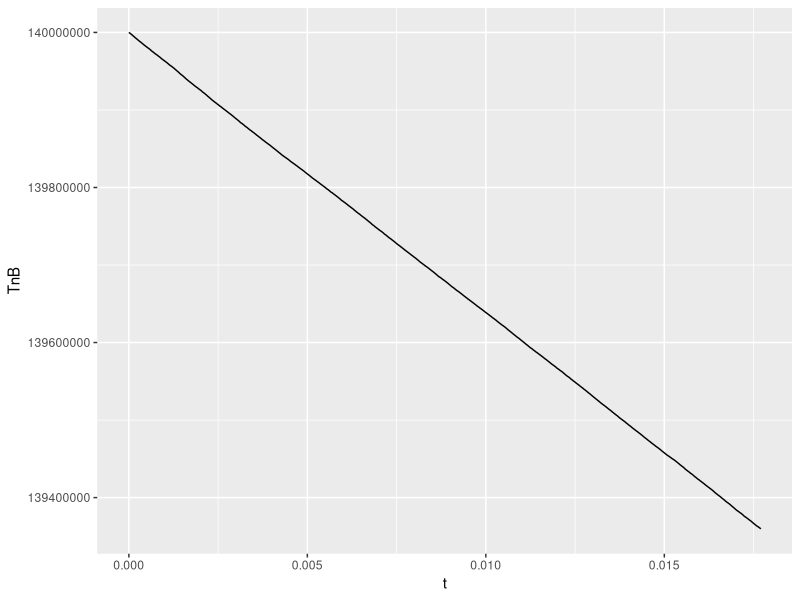
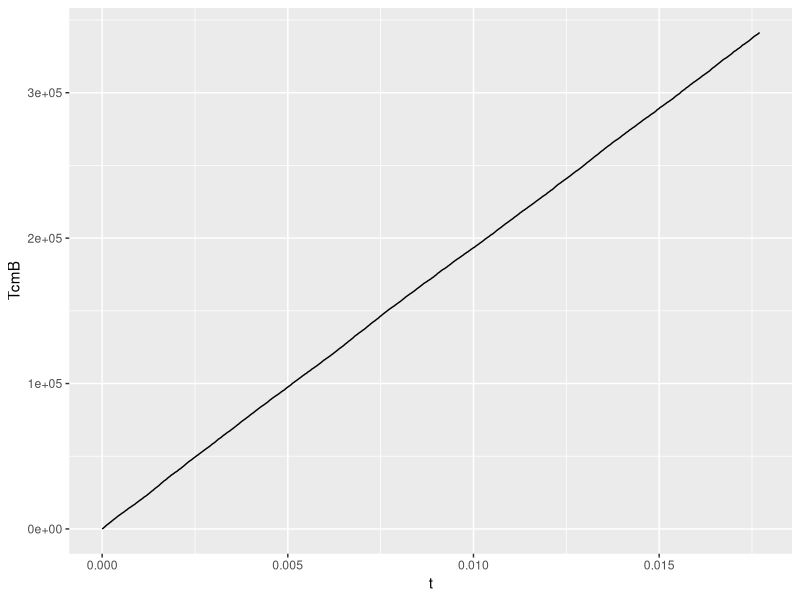
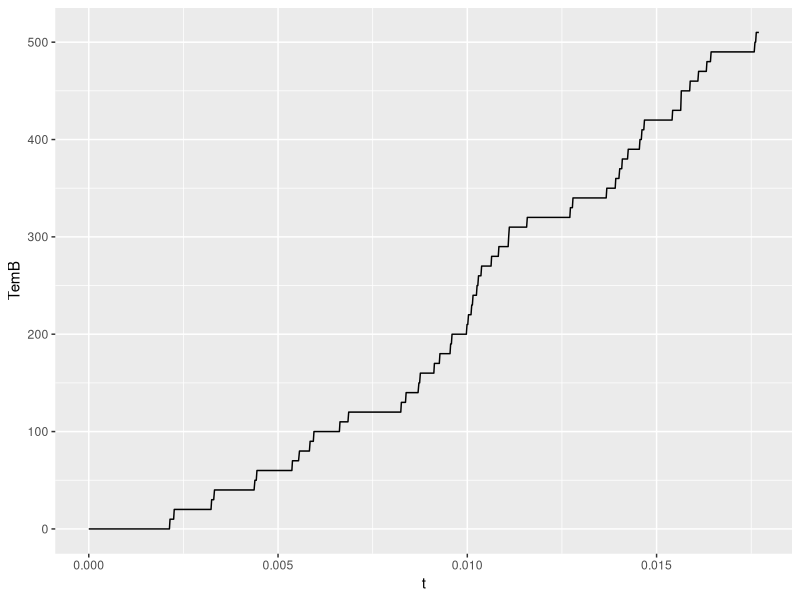
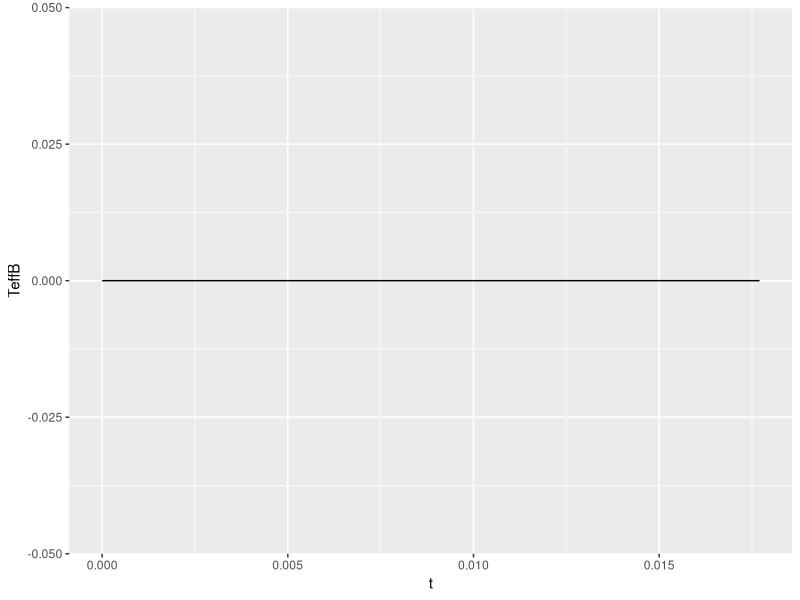
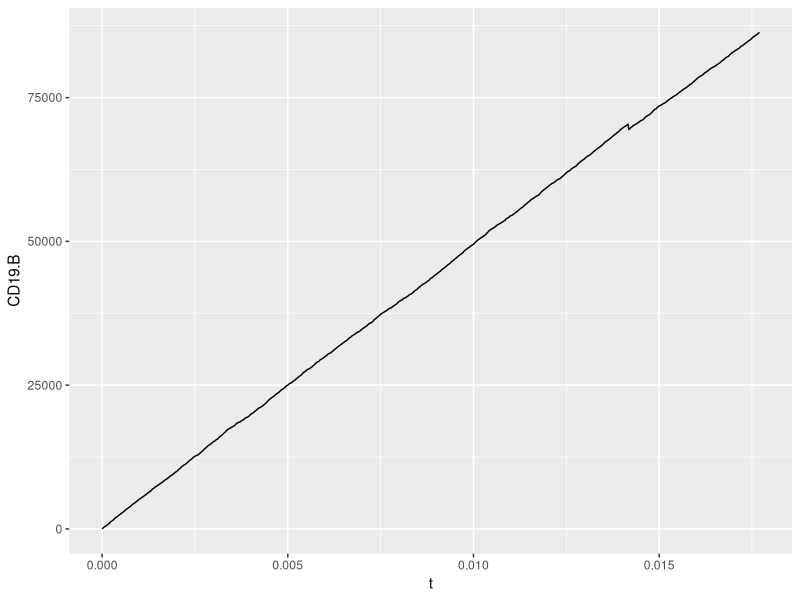
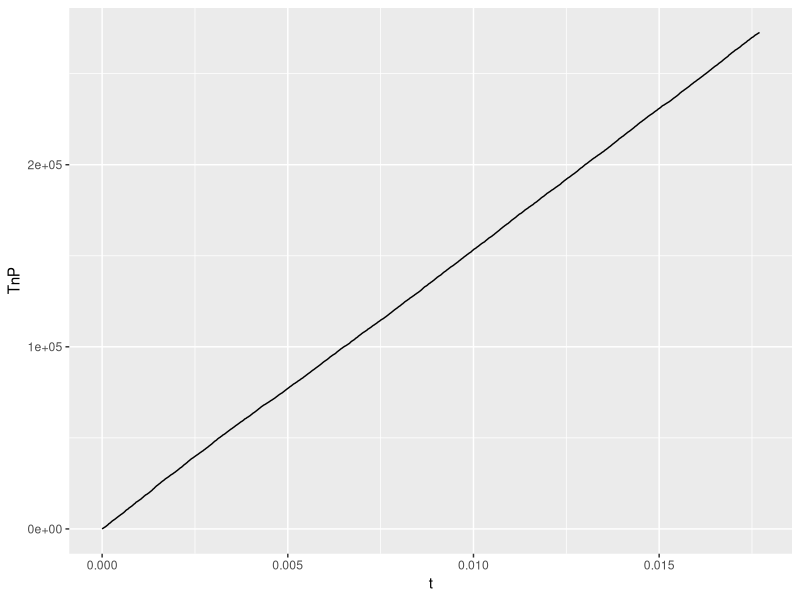
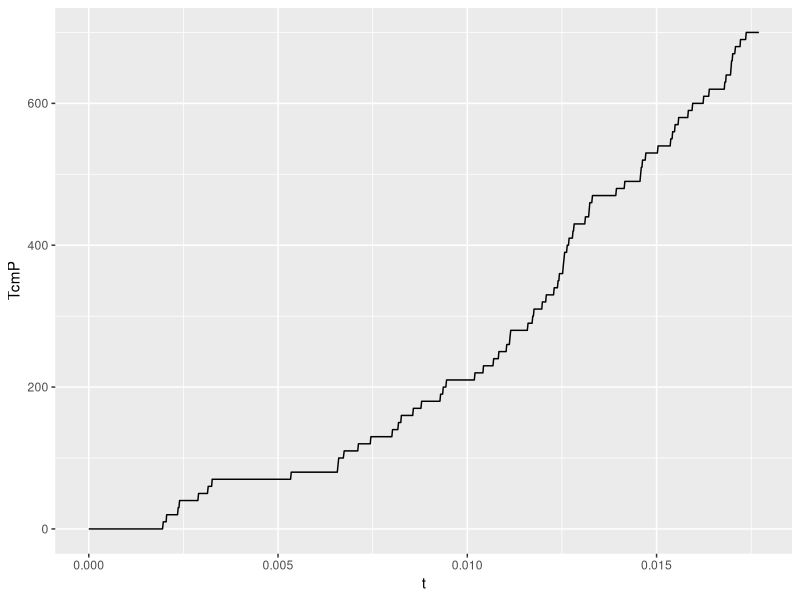
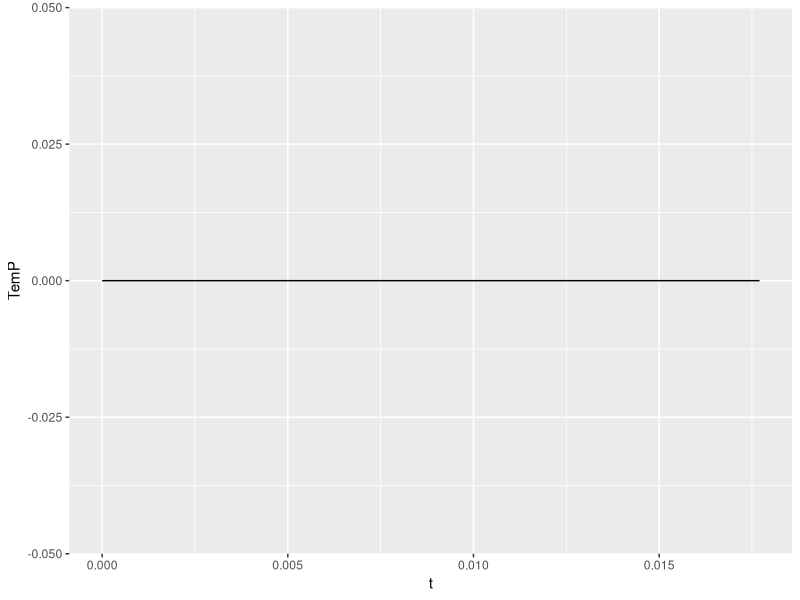

These figures' R source, in order: (Note: this script raises an error after producing the figures.)
library(tidyverse)
library(Hmisc)

species <- c("TnB","TcmB","TemB","TeffB","CD19+B","TnP","TcmP","TemP","TeffP","CD19+P")

#defining the scales altering the rates and number of cells involved in each reaction

scales <- c(1,#A
            1,#B
            1,#C
            1,#D
            1,#E
            1,#F
            1,#G
            1,#H
            1,#I
            1,#J
            100,#K
            100,#L
            100,#M
            100,#N
            100,#O
            100,#P
            100,#Q
            100,#R
            1,#S
            1,#T
            1,#U
            1,#V
            1,#Q
            1,#R
            1,#S
            1,#T
            1,#U
            1,#V
            1,#W
            1,#X
            1,#Y
            1,#Z
            100,#A2
            1,#B2
            1,#C2
            1,#D2
            1,#E2
            1,#F2
            1,#G2
            100,#H2
            100,#I2
            100,#J2
            100,#K2
            100,#L2
            100,#M2
            100,#N2
            100 #O2
)

scales <- 10*scales

#Defining the stoicheometric matrix

#The reactions representing the natural elimination rate of CAR-T cells in the blood 
react_elim <- c(-scales[1],rep(0,9), #A
                0,-scales[2],rep(0,8),#B
                0,0,-scales[3],rep(0,7),#C
                rep(0,3),-scales[4],rep(0,6)) %>% #D
  matrix(nrow=10) %>% t()

colnames(react_elim) <- species

#The reactions representing the differentiation of CAR-T cells in the blood
react_diff_B <- c(-scales[5],scales[5],rep(0,8),#E
                  0,-scales[6],scales[6],rep(0,7),#F
                  0,0,-scales[7],scales[7],rep(0,6)) %>% #G
  matrix(nrow = 10) %>% t()

colnames(react_diff_B) <- species

#The reactions representing the natural proliferation rate of species in the blood
react_nat_prolif_B <- c(scales[8],rep(0,9),#H
                    0,scales[9],rep(0,8),#I
                    0,0,scales[10],rep(0,7),#J
                    rep(0,4),scales[11],rep(0,5)) %>% #K
  matrix(nrow = 10) %>% t()

colnames(react_nat_prolif_B) <- species

#The reactions representing tumor cells in the blood being killed by CAR-T cells
react_kill_B <- c(rep(0,4),-scales[12],rep(0,5), #L
                  rep(0,4),-scales[13],rep(0,5), #M
                  rep(0,4),-scales[14],rep(0,5),#N
                  rep(0,4),-scales[15],rep(0,5)) %>% #O
  matrix(nrow=10) %>% t()

colnames(react_kill_B)<- species

#The reactions representing the proliferation of CAR-T cells in the blood induced by the presence of tumor cells
react_induce_prolif_B <- c(scales[16],rep(0,9), #P
                           0,scales[17],rep(0,8), #Q
                           0,0,scales[18],rep(0,7)) %>% #R
  matrix(nrow=10) %>% t()

#The reactions representing the migration of species between compartments
react_migration <- c(-scales[19],rep(0,4),scales[19],rep(0,4), #S
                      scales[20],rep(0,4),-scales[20],rep(0,4), #T
                     0,-scales[21],rep(0,4),scales[21],rep(0,3), #U
                     0,scales[22],rep(0,4),-scales[22],rep(0,3), #V
                     0,0,-scales[23],rep(0,4),scales[23],0,0,#W
                     0,0,scales[24],rep(0,4),-scales[24],0,0,#X
                     rep(0,3),-scales[25],rep(0,4),scales[25],0,#Y
                     rep(0,3),scales[26],rep(0,4),-scales[26],0, #Z
                     rep(0,4),scales[27],rep(0,4),-scales[27]) %>% #A2
                    #Tumor cells are assumed to be unable to migrate back to peripheral tissue
  matrix(nrow = 10) %>% t()

colnames(react_migration) <- species

#The reactions representing CAR-T cell differentiation in the peripheral tissue
react_diff_P <- c(rep(0,5),-scales[28],scales[28],rep(0,3), #B2
                  rep(0,6),-scales[29],scales[29],0,0, #C2
                  rep(0,7),-scales[30],scales[30],0) %>% #D2
  matrix(nrow=10) %>% t()

colnames(react_diff_P) <- species

#The reactions representing natural species proliferation in peripheral tissue
react_nat_prolif_P <- c(rep(0,5),scales[31],rep(0,4), #E2
                        rep(0,6),scales[32],rep(0,3),#F2
                        rep(0,7),scales[33],0,0,#G2
                        rep(0,9),scales[34]) %>% #H2
  matrix(nrow = 10) %>% t()

colnames(react_nat_prolif_P) <- species

#The reactions representing tumor cells in peripheral tissue being killed by CAR-T cells
react_kill_P <- c(rep(0,9),-scales[35], #I2
                  rep(0,9),-scales[36], #J2
                  rep(0,9),-scales[37], #K2
                  rep(0,9),-scales[38]) %>% #L2 
  matrix(nrow=10) %>% t()

#The reactions representing the proliferation of CAR-T cells in peripheral tissue induced by the presence of tumor cells
react_induce_prolif_P <- c(rep(0,5),scales[39],rep(0,4), #M2
                           rep(0,6),scales[40],rep(0,3), #N2
                           rep(0,7),scales[41],0,0) %>%  #O2
  matrix(nrow = 10) %>% t()

#All the reactions taking place in the blood
blood_reactions <- rbind(react_elim,react_diff_B,react_nat_prolif_B,react_kill_B,react_induce_prolif_B)

#All the reactions taking place in the peripheral tissue
p_tissue_reactions <- rbind(react_diff_P,react_nat_prolif_P,react_kill_P,react_induce_prolif_P)

#The entire stoicheometric matrix
s_mat <- rbind(blood_reactions,react_migration,p_tissue_reactions)

#Assumptions
blood_vol <- 5*10^6
p_tissue_vol <- 1.75*10^6
tumor_density <- (1/2)*10^7 #Assuming a tumor cell volume of 200 um^3 and a maximally dense tumor
patient_weight <- 70 #kgs


#Defining the parameters that will be used in the rate equations.
#For these values T cells are defined in cells/ul, the tumor is defined as a volume in ul, and time is defined in days

#Blood
  #T cell elimination rates
ke1 <- 0.0104
ke2 <- 0.0104
ke3 <- 0.0104
ke4 <- 0.518

  #Differentiation
k12_B <- 0.14 #Naive to cm
k23_B <- 0.191  #cm to em
k34_B <- 0.355  #em to effector

  #Homeostatic proliferation
kp1_B <- 0.0005
kp2_B <- 0.007
kp3_B <- 0.007

  #Tumor cell proliferation
k5_B <- 0
#-------------------------------------------------------------------------
                            #Units
K0_B <- 3.85*10^6           #ul
K0_B <- (K0_B * tumor_density)

  #Tumor elimination
Vmax51_B <- 2570 #Naive     #uL(tumor_cell)·day^-1·(T-cells·μL(compartment)^-1)^-1
Vmax51_B <- Vmax51_B * (tumor_density/blood_vol)

Vmax52_B <- 4040 #cm        #uL(tumor_cell)·day^-1·(T-cells·μL(compartment)^-1)^-1
Vmax52_B <- Vmax52_B * (tumor_density/blood_vol)

Vmax53_B <- 3780 #em        #uL(tumor_cell)·day^-1·(T-cells·μL(compartment)^-1)^-1
Vmax53_B <- Vmax53_B * (tumor_density/blood_vol)

Vmax54_B <- 4240 #effector  #uL(tumor_cell)·day^-1·(T-cells·μL(compartment)^-1)^-1
Vmax54_B <- Vmax54_B * (tumor_density/blood_vol)


#Tumor cell volume at half maximum killing rate
KM5_B <- 276*10^3           #μL
KM5_B <- KM5_B *tumor_density

  #Tumor-induced T cell proliferation
Vmax1_B <- 8.46*10^-6       #(cells·μL(compartment)^-1) ·day^-1 ·uL(tumor)^-1  
Vmax1_B <- Vmax1_B * (blood_vol/tumor_density)

KM1_B <- 1.13               #T-cells * ul^-1
KM1_B <- KM1_B * blood_vol
#^^^^^^^^^^^^^^^^^^^^^^^^^^^^^^^^^^^^^^^^^^^^^^^^^^^^^^^^^^^^^^^^^^^^^^^^^

#Migration
kT_BP <- 0.11    #T-cell blood to peripheral tissue
kT_PB <- 0.176   #T-cell peripheral tissue to blood
kCD_BP <- 0     #Tumor blood to peripheral tissue (0)
kCD_PB <- 0.001 #Tumor peripheral tissue to blood

#Peripheral tissue
  #Differentiation
k12_P <- 0.14 #Naive to cm
k23_P <- 0.191  #cm to em
k34_P <- 0.355  #em to effector

  #Homeostatic proliferation
kp1_P <- 0.0005
kp2_P <- 0.007
kp3_P <- 0.007
    #Tumor cell proliferation
k5_P <- 0.0023
#--------------------------------------------------------------------------------
                            #units:

K0_P <- 1.15*10^6           #ul
K0_P <- K0_P * tumor_density

#Tumor elimination
Vmax51_P <- 2570 #Naive     #uL(tumor_cell)·day^-1·(T-cells·μL(compartment)^-1)^-1
Vmax51_P <- Vmax51_P *(tumor_density/p_tissue_vol)

Vmax52_P <- 4040 #cm        #uL(tumor_cell)·day^-1·(T-cells·μL(compartment)^-1)^-1
Vmax52_P <- Vmax52_P *(tumor_density/p_tissue_vol)

Vmax53_P <- 3780 #em        #uL(tumor_cell)·day^-1·(T-cells·μL(compartment)^-1)^-1
Vmax53_P <- Vmax53_P *(tumor_density/p_tissue_vol)

Vmax54_P <- 4240 #effector  #uL(tumor_cell)·day^-1·(T-cells·μL(compartment)^-1)^-1
Vmax54_P <- Vmax54_P * (tumor_density/p_tissue_vol)

#Tumor cell volume at half maximum killing rate
KM5_P <- 276*10^3           #μL
KM5_P <- KM5_P * tumor_density

#Tumor-induced T cell proliferation
Vmax1_P <- 8.46*10^-6       #(cells·μL(compartment)^-1) ·day^-1 ·uL(tumor)^-1  
Vmax1_P <- Vmax1_P *(p_tissue_vol/tumor_density)

KM1_P <- 1.13               #T-cells * ul^-1
KM1_P <- KM1_P *p_tissue_vol

#^^^^^^^^^^^^^^^^^^^^^^^^^^^^^^^^^^^^^^^^^^^^^^^^^^^^^^^^^^^^^^^^^^^^^^^^^^^^^^^

#Initial values
#species <- c("TnB","TcmB","TemB","TeffB","CD19+B","TnP","TcmP","TemP","TeffP","CD19+P")
#state0_base <- 10^-2*c(5.46,5.24,3.25,40.6,0,6.66,42.6,43.2,132,(2.57*10^6))
#state0_adjust <- c(rep(blood_vol,4),tumor_density,rep(p_tissue_vol,4),tumor_density)
#state_0 <- state0_base*state0_adjust

state_0  <- c((2*10^6)*patient_weight,0,0,0,0,0,0,0,0,(1*10^3)*tumor_density)


N <- 10^5 #The number of reactions that will occur (jumps) between each data output
N2 <- 10^1 #The number of times that the data is output throughout a run

t <- rep(0,(N*N2+1)) #Time at each jump
dt <- rep(0,(N*N2+1)) #Size of each time step

states <- matrix(0,nrow=(N*N2+1),ncol=10) #The state matrix
colnames(states) <- species

states[1,] <- state_0

#for running for a particularly long length of time, outputting data as you go

save_curve <- function(path,iteration,title){
  fn=paste0(path,"/",iteration,"/",title,".png")
  ggsave(filename=fn,create.dir = TRUE)
}

path <- "Reactions6Naive2-6Tumor1-3_split" #Change based on order of reactions, dose of CAR-T cells/kg and tumor size in ul. Create a directory prior to running

for(j in 1:N2){  
  for(i in 1:N){                 #Loop is as long as the number of jumps given
    #Defining species numbers at the beginning of each time step
    i<- i+1+((j-1)*N)
    TnB <- states[i-1,1]
    TcmB <- states[i-1,2]
    TemB <- states[i-1,3]
    TeffB <- states[i-1,4]
    CD19B <- states[i-1,5]
    TnP <- states[i-1,6]
    TcmP <- states[i-1,7]
    TemP <- states[i-1,8]
    TeffP <- states[i-1,9]
    CD19P <- states[i-1,10]
    
    #Defining a rate for each reaction
    
    #Elimination
    re_A <- ke1*TnB/scales[1]
    re_B <- ke2*TcmB/scales[2]
    re_C <- ke3*TemB/scales[3]
    re_D <- ke4*TeffB/scales[4]
    
    elim_rates <- c(re_A,re_B,re_C,re_D)
    
    #Differentiation in blood
    re_E <- k12_B*TnB/scales[5]
    re_F <- k23_B*TcmB/scales[6]
    re_G <- k34_B*TemB/scales[7]
    
    diff_B_rates <- c(re_E,re_F,re_G)
    
    #Proliferation in blood
    re_H <- kp1_B*TnB/scales[8]
    re_I <- kp2_B*TcmB/scales[9]
    re_J <- kp3_B*TemB/scales[10]
      #tumor
    re_K <- (k5_B*(1-CD19B/K0_B)*CD19B)/scales[11]
    
    prolif_B_rates <- c(re_H,re_I,re_J,re_K)
    
    #Tumor cell death in blood
    re_L <- ((Vmax51_B*TnB*CD19B)/(KM5_B+CD19B))/scales[12]
    re_M <- ((Vmax52_B*TcmB*CD19B)/(KM5_B+CD19B))/scales[13]
    re_N <- ((Vmax53_B*TemB*CD19B)/(KM5_B+CD19B))/scales[14]
    re_O <- ((Vmax54_B*TeffB*CD19B)/(KM5_B+CD19B))/scales[15]
    
    tumor_death_B_rates <- c(re_L,re_M,re_N,re_O)
    
    #Tumor cell induced proliferation in blood
    re_P <- ((Vmax1_B*CD19B*TnB)/(KM1_B+TnB))/scales[16]
    re_Q <- ((Vmax1_B*CD19B*TcmB)/(KM1_B+TnB))/scales[17]
    re_R <- ((Vmax1_B*CD19B*TemB)/(KM1_B+TnB))/scales[18]
    
    induce_prolif_B_rates <- c(re_P,re_Q,re_R)
    
    #Migration
    re_S <- kT_BP*TnB/scales[19]
    re_T <- kT_PB*TnP/scales[20]
    re_U <- kT_BP*TcmB/scales[21]
    re_V <- kT_PB*TcmP/scales[22]
    re_W <- kT_BP*TemB/scales[23]
    re_X <- kT_PB*TemP/scales[24]
    re_Y <- kT_BP*TeffB/scales[25]
    re_Z <- kT_PB*TeffP/scales[26]
    re_A2 <- (kCD_PB*CD19P)/scales[27]
    
    migration_rates <- c(re_S,re_T,re_U,re_V,re_W,re_X,re_Y,re_Z,re_A2)
    
    #Differentiation in peripheral tissue
    re_B2 <- k12_P*TnP/scales[28]
    re_C2 <- k23_P*TcmP/scales[29]
    re_D2 <- k34_P*TemP/scales[30]
    
    diff_P_rates <- c(re_B2,re_C2,re_D2)
    
    #Natural proliferation in peripheral tissue
    re_E2 <- kp1_P*TnP/scales[31]
    re_F2 <- kp2_P*TcmP/scales[32]
    re_G2 <- kp3_P*TemP/scales[33]
      #tumor
    re_H2 <- (k5_P*(1-CD19P/K0_P)*CD19P)/scales[34]
    
    prolif_P_rates <- c(re_E2,re_F2,re_G2,re_H2)
    
    #Tumor cell death in peripheral tissue
    re_I2 <- ((Vmax51_P*TnP*CD19P)/(KM5_P+CD19P))/scales[35]
    re_J2 <- ((Vmax52_P*TcmP*CD19P)/(KM5_P+CD19P))/scales[36]
    re_K2 <- ((Vmax53_P*TemP*CD19P)/(KM5_P+CD19P))/scales[37]
    re_L2 <- ((Vmax54_P*TeffP*CD19P)/(KM5_P+CD19P))/scales[38]
    
    tumor_death_P_rates <- c(re_I2,re_J2,re_K2,re_L2)
    
    #Tumor cell induced proliferation in peripheral tissue
    re_M2 <- ((Vmax1_P*CD19P*TnP)/(KM1_P+TnP))/scales[39]
    re_N2 <- ((Vmax1_P*CD19P*TcmP)/(KM1_P+TnP))/scales[40]
    re_O2 <- ((Vmax1_P*CD19P*TemP)/(KM1_P+TnP))/scales[41]
    
    induce_prolif_P_rates <- c(re_M2,re_N2,re_O2)
    
    #Combining all of these rates
    blood_rates <- c(elim_rates,diff_B_rates,prolif_B_rates,tumor_death_B_rates,induce_prolif_B_rates)
    periph_rates <- c(diff_P_rates,prolif_P_rates,tumor_death_P_rates,induce_prolif_P_rates)
    
    all_rates <- c(blood_rates,migration_rates,periph_rates)
    tot_rate <- sum(all_rates)
    
    dt[i-1]<- (-log(runif(1)))/tot_rate
    t[i]<-t[i-1]+dt[i-1] #Update time
    
    choice<-sample.int(length(all_rates),1,prob=all_rates) #Choose one of the reactions at random to occur, proportional to the rate of each reaction
    states[i,]<-states[i-1,]+s_mat[choice,] #Update state matrix
  } #End of loop for each jump
  
  #Generating graphs
  
  plotting <- cbind(states,t) %>% data.frame() #%>% mutate(t=t)
  
  sub <- seq(1,N*j,length.out=(N*j)/100)
  sub_plotting<- plotting[sub,]
  
  ggplot(data=sub_plotting, aes(x=t,y=TnB)) + geom_line()
  save_curve(path, j,"TnB")
  
  tcmb_plot<-ggplot(data=sub_plotting, aes(x=t,y=TcmB)) + geom_line()
  save_curve(path,j,"TcmB")
  
  temb_plot<-ggplot(data=sub_plotting, aes(x=t,y=TemB)) + geom_line()
  save_curve(path,j,"TemB")
  
  teffb_plot<-ggplot(data=sub_plotting, aes(x=t,y=TeffB)) + geom_line()
  save_curve(path,j,"TeffB")
  
  tumorb_plot<-ggplot(data=sub_plotting, aes(x=t,y=CD19.B)) + geom_line()
  save_curve(path,j,"CD19B")
  
  tnp_plot<-ggplot(data=sub_plotting, aes(x=t,y=TnP)) + geom_line()
  save_curve(path,j,"Tnp")
  
  tcmp_plot<-ggplot(data=sub_plotting, aes(x=t,y=TcmP)) + geom_line()
  save_curve(path,j,"Tcmp")
  
  temp_plot<-ggplot(data=sub_plotting, aes(x=t,y=TemP)) + geom_line()
  save_curve(path,j,"TemP")
  
  teffp_plot<- ggplot(data=sub_plotting, aes(x=t,y=TeffP)) + geom_line()
  save_curve(path,j,"TeffP")
  
  tumorp_plot<-ggplot(data=sub_plotting, aes(x=t,y=CD19.P)) + geom_line()
  save_curve(path,j,"CD19P")
  
  csvfn <- paste0(path,"/",j,"/data.csv")
  write.csv(sub_plotting,csvfn)
}

#print(ggplot(data=sub_plotting, aes(x=t,y=TnB)) + geom_line())
#print(ggplot(data=sub_plotting, aes(x=t,y=TcmB)) + geom_line())
#print(ggplot(data=sub_plotting, aes(x=t,y=TemB)) + geom_line())
#print(ggplot(data=sub_plotting, aes(x=t,y=TeffB)) + geom_line())
#print(ggplot(data=sub_plotting, aes(x=t,y=CD19.B)) + geom_line())
#print(ggplot(data=sub_plotting, aes(x=t,y=TnP)) + geom_line())
#print(ggplot(data=sub_plotting, aes(x=t,y=TcmP)) + geom_line())
#print(ggplot(data=sub_plotting, aes(x=t,y=TemP)) + geom_line())
#print(ggplot(data=sub_plotting, aes(x=t,y=TeffP)) + geom_line())
#print(ggplot(data=sub_plotting, aes(x=t,y=CD19.P)) + geom_line())
